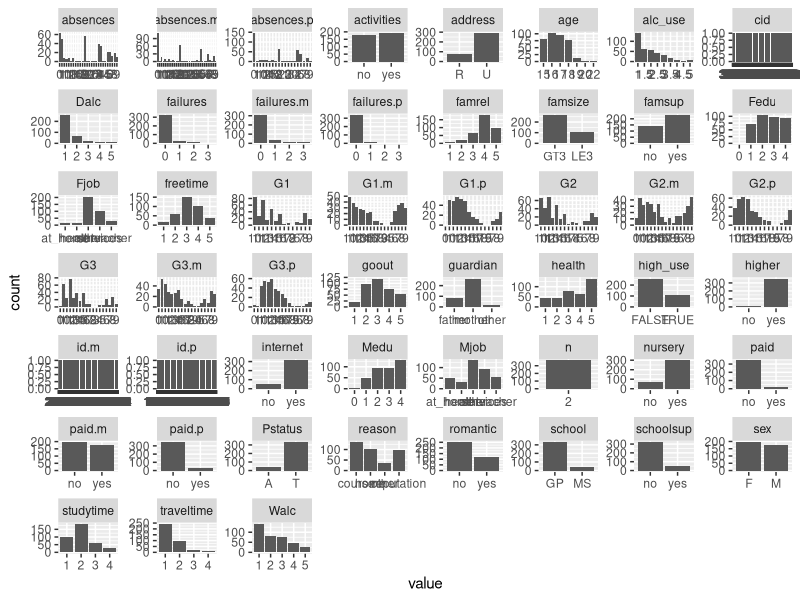
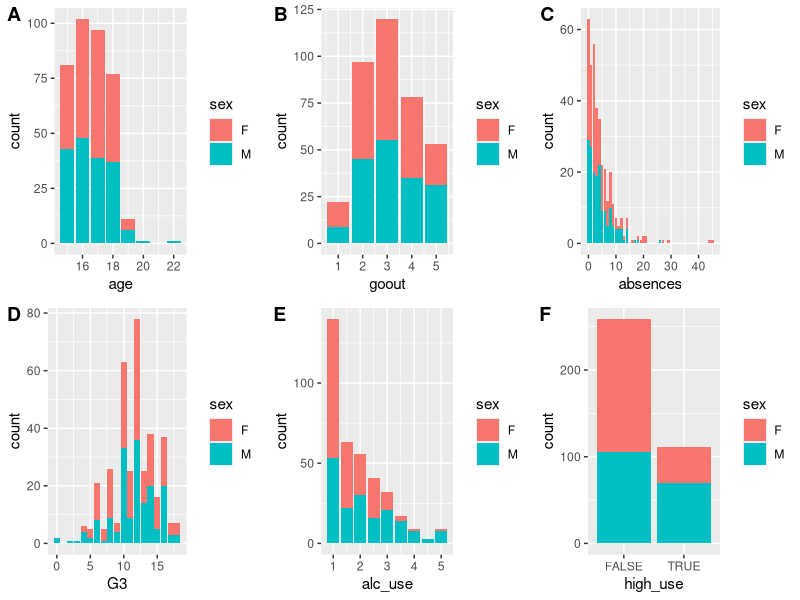
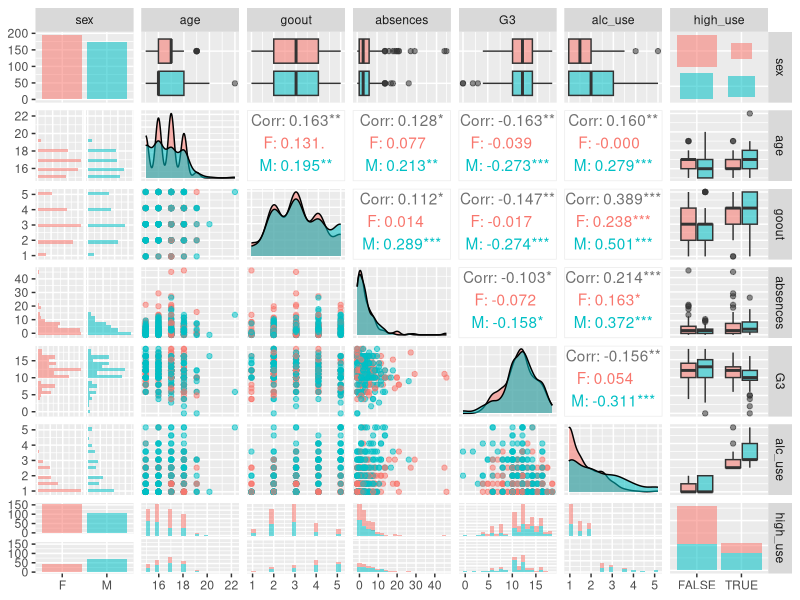
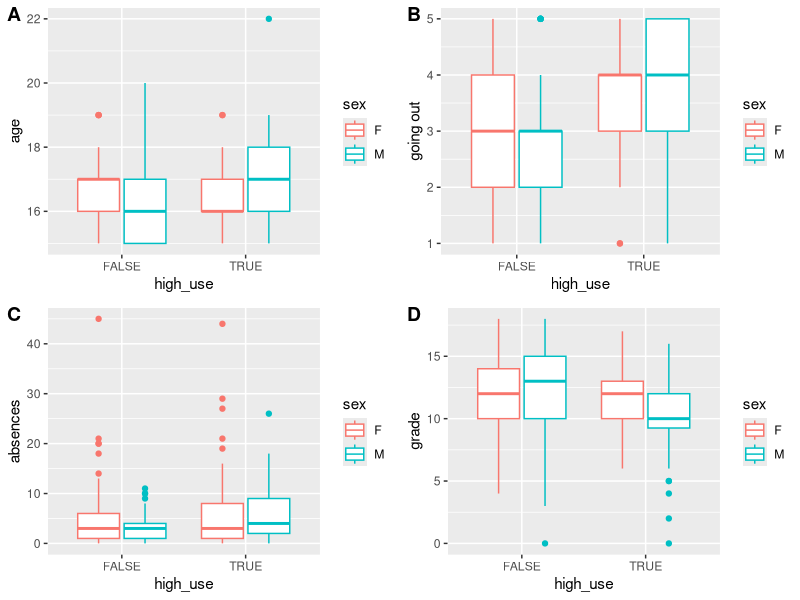

Write the R code that produced these figures, in order.
## ---- chunk 1
date()


#Reading the data
pormath = read.table(file="pormath.txt", sep=",", header=TRUE)

#Structure and dimensions of the data
str(pormath)

#Names of the columns
colnames(pormath)
## ---- chunk 2
library(tidyr); library(dplyr); library(ggplot2)

#Drawing a bar plot of each variable
gather(pormath) %>% ggplot(aes(value)) + facet_wrap("key", scales = "free") + geom_bar()


## ---- chunk 3

#Producing summary statistics by group from the chosen variables

#Gender, high/low alcohol consumption, number of observations, mean age
pormath %>% group_by(sex, high_use) %>% summarise(count = n(), mean_age = mean(age))

## ---- chunk 4

#Gender, high/low alcohol consumption, number of observations, mean of going out
pormath %>% group_by(sex, high_use) %>% summarise(count = n(), mean_go_out = mean(goout))

## ---- chunk 5

#Gender, high/low alcohol consumption, number of observations, mean of absences
pormath %>% group_by(sex, high_use) %>% summarise(count = n(), mean_absences = mean(absences))

## ---- chunk 6

#Gender, high/low alcohol consumption, number of observations, mean grade
pormath %>% group_by(sex, high_use) %>% summarise(count = n(), mean_grade = mean(G3))

## ---- chunk 7
library(tidyr); library(dplyr); library(ggplot2); library(cowplot)

#Drawing a bar plot of each variable (alc_use, high_use and 4 chosen variables)


#Initializing a barplot of age
g1 <- ggplot(pormath, aes(x = age, fill = sex)) + geom_bar() #+ ylab("age")

#... of going out with friends (goout)
g2 <- ggplot(pormath, aes(x = goout, fill = sex)) + geom_bar()

#... of absences
g3 <- ggplot(pormath, aes(x = absences, fill = sex)) + geom_bar()

#... of final grade (G3)
g4 <- ggplot(pormath, aes(x = G3, fill = sex)) + geom_bar()

#... of alcohol consumption (alc_use)
g5 <- ggplot(pormath, aes(x = alc_use, fill = sex)) + geom_bar()

#... of whether the consumption is high/low (high_use)
g6 <- ggplot(pormath, aes(x = high_use, fill = sex)) + geom_bar()


#Plotting all 4 barplots
plot_grid(g1, g2, g3, g4, g5, g6, labels="AUTO")

## ---- chunk 8

library(GGally)
library(ggplot2)
library(dplyr)

#Choosing a handful of columns to keep
keep_columns <- c("sex", "age", "goout", "absences", "G3", "alc_use", "high_use")

#Selecting the 'keep_columns' to create a new dataset
data <- select(pormath, one_of(keep_columns))

#Creating a plot matrix with ggpairs(), colouring has been set by gender (M=blue, F=red)
p <- ggpairs(data, mapping = aes(col=sex, alpha=0.3), lower = list(combo = wrap("facethist", bins = 20)))

#Drawing the plot
p


## ---- chunk 9
library(cowplot)

#Let us do boxplots out of 4 variable sets

#Initializing a boxplot of high_use and age
g11 <- ggplot(pormath, aes(x = high_use, y = age, col = sex)) + geom_boxplot() + ylab("age")

#... of high_use and going out with friends (goout)
g22 <- ggplot(pormath, aes(x = high_use, y = goout, col = sex)) + geom_boxplot() + ylab("going out")

#... of high_use and absences
g33 <- ggplot(pormath, aes(x = high_use, y = absences, col = sex)) + geom_boxplot() + ylab("absences")

#... of high_use and final grade (G3)
g44 <- ggplot(pormath, aes(x = high_use, y = G3, col = sex)) + geom_boxplot() + ylab("grade")

#Plotting all 4 boxplots
plot_grid(g11, g22, g33, g44, labels = "AUTO")

## ---- chunk 10
#Finding the model with glm()
m <- glm(high_use ~ age + goout + absences + G3, data = pormath, family = "binomial")

#Printing out a summary of the model
summary(m)

#Printing out the coefficients of the model
coef(m)

## ---- chunk 11

#Computing odds ratios (OR)
OR <- coef(m) %>% exp

#Computing confidence intervals (CI)
CI <- confint(m) %>% exp

#Printing out the odds ratios with their confidence intervals
cbind(OR, CI)

## ---- chunk 12

#Fitting the model
m <- glm(high_use ~ goout + absences, data = pormath, family = "binomial")

#Predicting - predict() - the probability of high_use
probabilities <- predict(m, type = "response")

#Adding the predicted probabilities to 'alc'
alc <- mutate(pormath, probability = probabilities)

#Using the probabilities to make a prediction of high_use
alc <- mutate(alc, prediction = probability > 0.5)

#Let us see the last ten original classes, predicted probabilities, and class predictions
select(alc, goout, absences, sex, high_use, probability, prediction) %>% tail(10)

## ---- chunk 13

#Let us tabulate the target variable versus the predictions
table(high_use = alc$high_use, prediction = alc$prediction)

## ---- chunk 14

#Tabulating the target variable versus the predictions as percentages
table(high_use = alc$high_use, prediction = alc$prediction) %>% prop.table() %>% addmargins()


## ---- chunk 15

#Defining a loss function (mean prediction error)
#Class is here high_use
loss_func <- function(class, prob) {
  n_wrong <- abs(class - prob) > 0.5
  mean(n_wrong)
}

#Calling loss_func to compute the average number of wrong predictions in the data
loss_func(class = alc$high_use, prob = alc$probability)

## ---- chunk 16

#Defining a loss function (average prediction error) 
loss_func2 <- function(class, prob) {
  n_wrong <- abs(class - prob) > 0.5
  mean(n_wrong)
}

#K-fold cross-validation
library(boot)
cv <- cv.glm(data = alc, cost = loss_func, glmfit = m, K = 10)

#Average number of wrong predictions in the cross validation
cv$delta[1]

